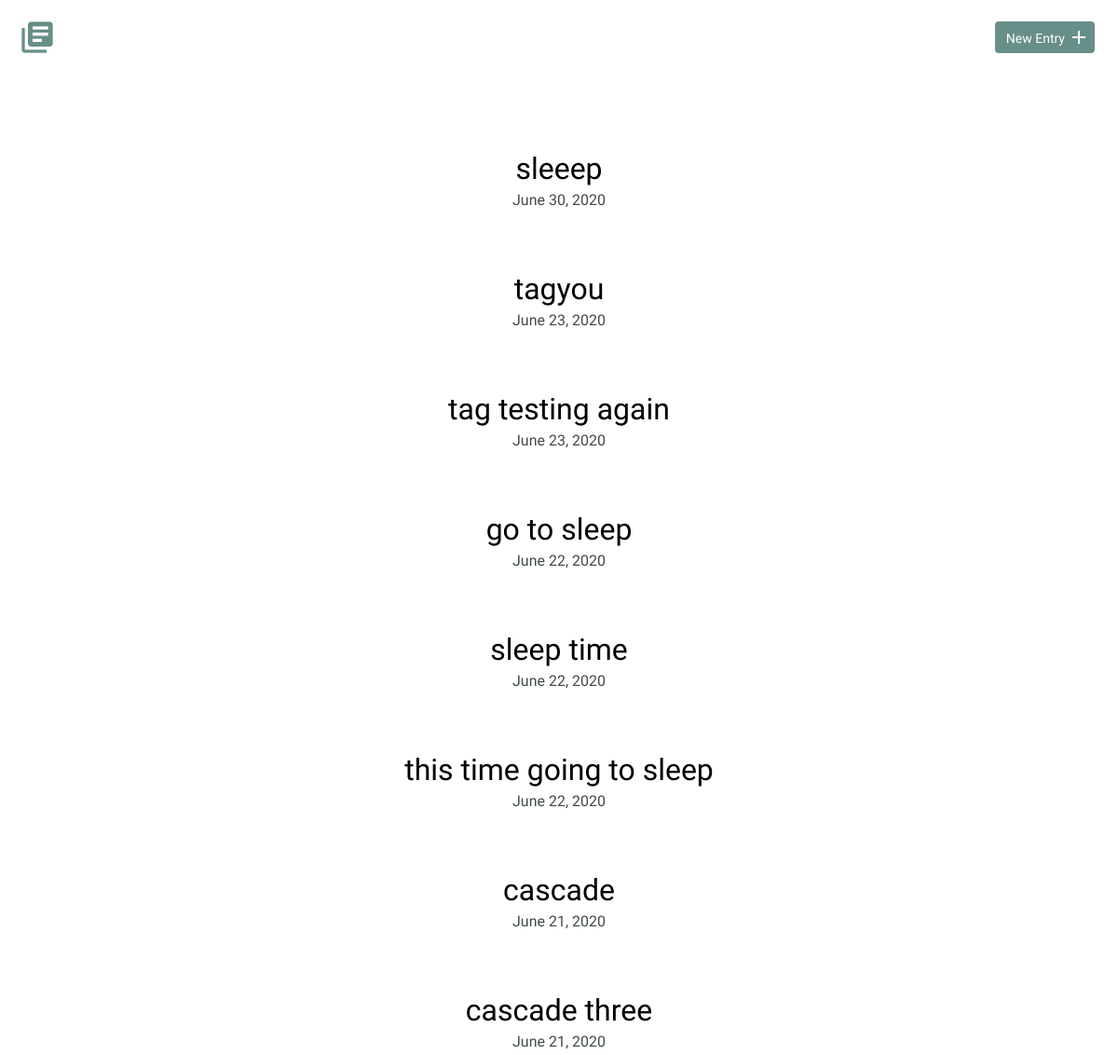
Before: / (upper part) with the older database file.
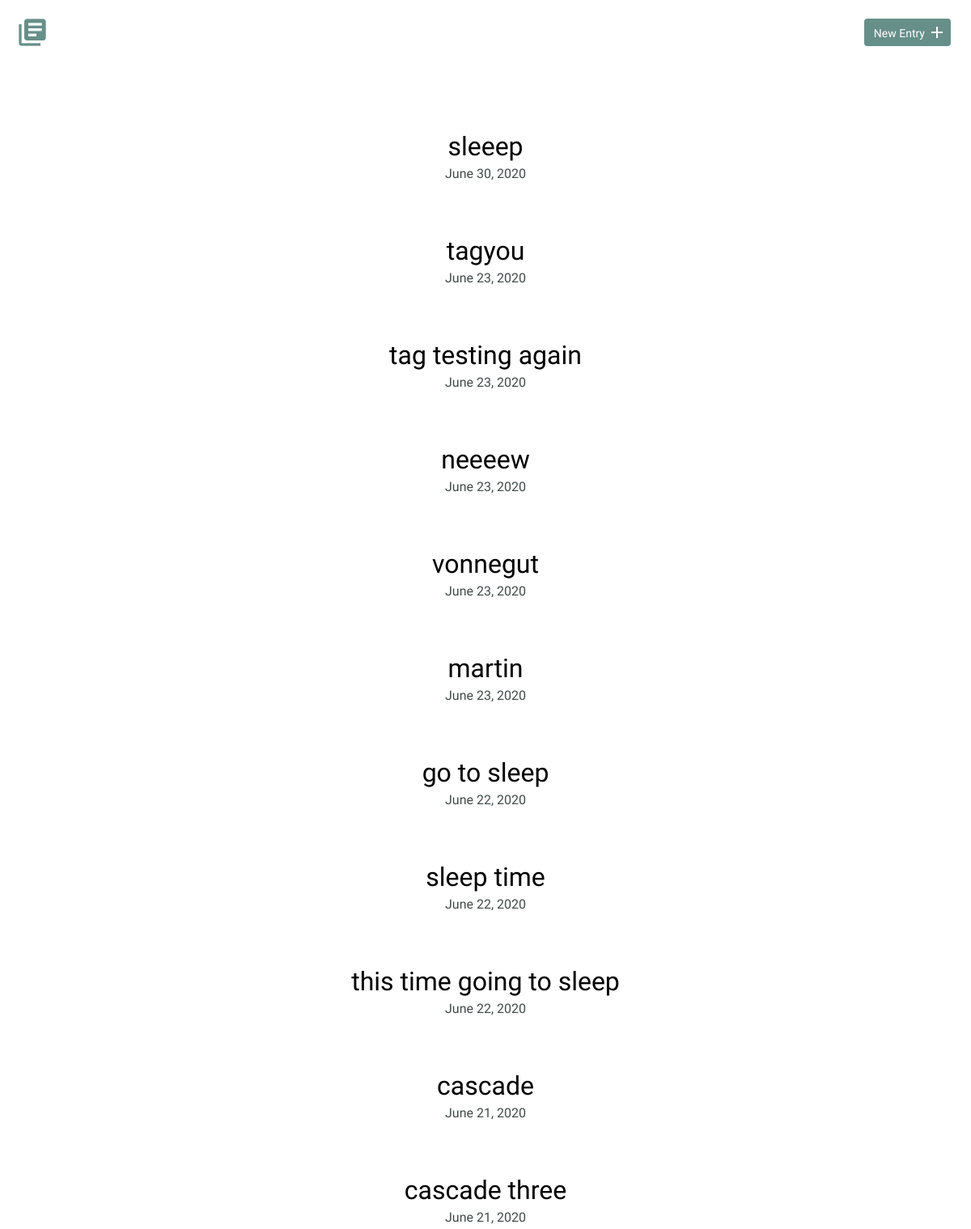
After: the same page with the newer database file.
### tables this page shows
CREATE TABLE entries (
    id         INTEGER,
    title      TEXT,
    date       TEXT,
    time_spent INTEGER,
    learned    BLOB,
    resources  BLOB,
    PRIMARY KEY (
        id
    )
);

### inc/functions.php (called while the page is built, shortened)
<?php
function getEntries() {
    include 'connection.php';
    try {
        $sql = "SELECT id, title, date FROM entries ORDER BY date DESC";
        $results = $db->query($sql);
    } catch (Exception $e) {
        echo 'error: ' . $e->getMessage();
    }
    return $results->fetchAll(PDO::FETCH_ASSOC);
}
function convertDate($date) {
    $timestamp = strtotime($date);
    $formatted_time = date('F j, Y', $timestamp);
    return $formatted_time;
}

### index.php (the view, shortened to what this page needs)
<?php
include 'inc/functions.php';
?>
<html>
    <head>
        <link rel="stylesheet" href="css/normalize.css">
        <link rel="stylesheet" href="css/site.css">
    </head>
    <body>
    <?php include 'header.php'; ?>
        <section>
            <div class="container">
                <div class="entry-list">
                    <?php
                        $entries = getEntries();
                        foreach($entries as $entry) {
                        echo "<article>";
                        echo "<h2><a href=\"detail.php?id={$entry['id']}\">{$entry['title']}</a></h2>";
                        echo "<time datetime=\"{$entry['date']}\">" . convertDate($entry['date']) . "</time>";
                        echo "</article>";
                        }
                    ?>
                </div>
            </div>
        </section>
    </body>
</html>

Changed rows visible on the page:
added entries: title "neeeew", date "June 23, 2020"
added entries: title "vonnegut", date "June 23, 2020"
added entries: title "martin", date "June 23, 2020"
